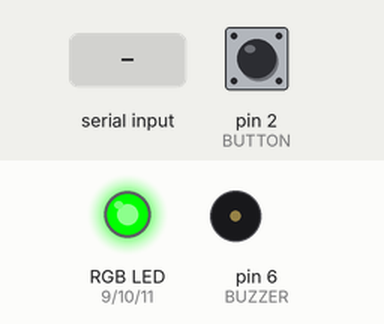
Simulated run of this sketch. Board: Arduino Uno, built with avr-gcc and run on an emulated ATmega328P. Parts: an RGB LED mixed from three pins (HIGH = lit), buzzer (waves = sounding). The test bench sets the inputs (shaded band); at power-on: pin 2 (BUTTON) HIGH. Dim RGB values are drawn brighter than linear; pins used as bus, display or sensor lines are not drawn.

Above: at 2.8 s.
2.9 s: pin 2 (BUTTON) pulled LOW for 0.15 s
At 5.6 s:
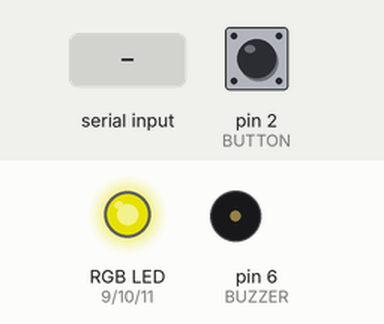
5.9 s: "normal\n" received over Serial
7.4 s: "warning\n" received over Serial
At 9.1 s:
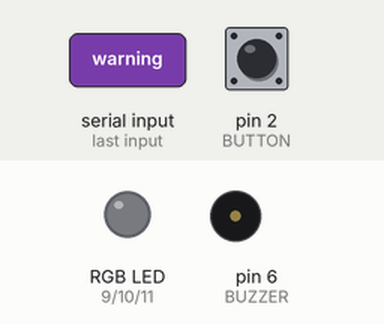
10.4 s: pin 2 (BUTTON) pulled LOW for 1 s
13.9 s: pin 2 (BUTTON) pulled LOW for 0.15 s
At 15.0 s:
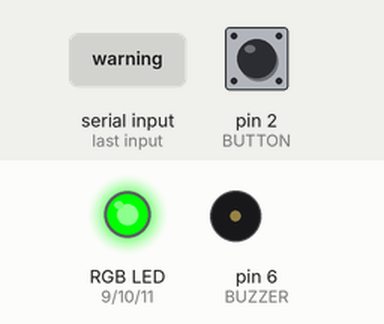
15.5 s: "critical\n" received over Serial
At 16.71 s:
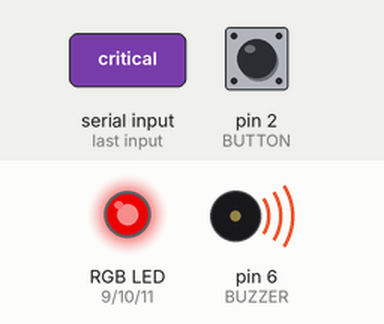
Timing chart, 0 to 19.5 s (numbered marks = the images above; inputs shaded):
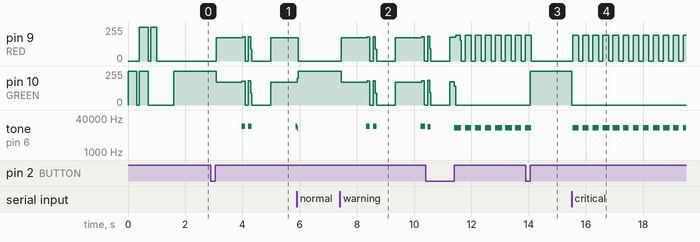

Measured:
- after the input at 2.9 s, tone on pin 6 (BUZZER): plays 16244 Hz for 0.12 s, 16194 Hz for 0.12 s, 16230 Hz for 0.03 s, starting after 1.1 s
- after the input at 7.4 s, tone on pin 6 (BUZZER): plays 16231 Hz for 0.12 s, 16194 Hz for 0.12 s, 16243 Hz for 0.16 s, starting after 0.93 s
- after the input at 13.9 s, pin 9 (RED): goes on until 14.1 s, then stays 0/255; pin 10 (GREEN): 0/255 → 255/255 after 0.15 s; tone on pin 6 (BUZZER): goes on until 14.1 s, then stays silent
- after the input at 15.5 s, pin 10 (GREEN): 255/255 → 0/255 at once; tone on pin 6 (BUZZER): alternates 13841 Hz for 0.20 s and silent for 0.15 s, starting after 0.05 s

The sketch:

device3_actuator.ino
```cpp
// Device 3 — Actuator Node (Sunny)
// Phase 2: Actuator Intelligence Layer
// Pins: RED=9, GREEN=10, BLUE=11, BUZZER=6, BUTTON=2

const int RED    = 9;
const int GREEN  = 10;
const int BLUE   = 11;
const int BUZZER = 6;
const int BUTTON = 2;

int alertLevel = 0;
bool lastButtonState = HIGH;
unsigned long lastDebounce = 0;
unsigned long patternTimer  = 0;
int patternStep = 0;

bool autoDemo = false;
unsigned long autoDemoTimer = 0;
unsigned long buttonHoldStart = 0;
bool holdTracking = false;

void setup() {
  Serial.begin(9600);
  pinMode(RED,    OUTPUT);
  pinMode(GREEN,  OUTPUT);
  pinMode(BLUE,   OUTPUT);
  pinMode(BUZZER, OUTPUT);
  pinMode(BUTTON, INPUT_PULLUP);
  startupSequence();
  startPattern();
}

void loop() {
  handleButton();
  handleAutoDemo();
  handleSerial();
  runPattern();
}

// ─── State change helper (resets pattern cleanly) ────────────────────────────
void setLevel(int level) {
  if (level == alertLevel) return;
  alertLevel = level;
  startPattern();
}

void startPattern() {
  patternStep  = 0;
  patternTimer = millis(); // must be current time, NOT 0
  allOff();
}

// ─── Startup: quick LED/buzzer self-test confirms wiring ─────────────────────
void startupSequence() {
  // Green flash
  digitalWrite(GREEN, HIGH); delay(300); digitalWrite(GREEN, LOW); delay(100);
  // Yellow flash
  digitalWrite(RED, HIGH); digitalWrite(GREEN, HIGH); delay(300);
  allOff(); delay(100);
  // Red + beep
  digitalWrite(RED, HIGH); digitalWrite(BUZZER, HIGH); delay(200);
  allOff(); delay(100);
  digitalWrite(BUZZER, HIGH); delay(200);
  allOff(); delay(300);
}

// ─── Button: short press = cycle state, long press (2s) = toggle auto-demo ───
void handleButton() {
  bool current = digitalRead(BUTTON);
  unsigned long now = millis();

  // Detect press start
  if (current == LOW && lastButtonState == HIGH) {
    buttonHoldStart = now;
    holdTracking    = true;
  }

  // Detect long-hold (2s) → toggle auto-demo
  if (holdTracking && current == LOW && now - buttonHoldStart >= 2000) {
    holdTracking = false;
    lastDebounce = now;
    autoDemo = !autoDemo;
    if (autoDemo) {
      autoDemoTimer = now; // start cycling immediately on next step
      setLevel(0);         // reset to normal when entering auto-demo
    }
  }

  // Detect short press release → cycle state (only if not a long press)
  if (current == HIGH && lastButtonState == LOW && holdTracking) {
    holdTracking = false;
    if (now - lastDebounce > 200) {
      lastDebounce = now;
      autoDemo = false;    // manual press cancels auto-demo
      setLevel((alertLevel + 1) % 3);
    }
  }

  lastButtonState = current;
}

// ─── Auto-demo: advance state every 4 seconds ────────────────────────────────
void handleAutoDemo() {
  if (!autoDemo) return;
  if (millis() - autoDemoTimer >= 4000) {
    autoDemoTimer = millis();
    setLevel((alertLevel + 1) % 3);
  }
}

// ─── Serial: receive "normal" / "warning" / "critical" from bridge ───────────
void handleSerial() {
  if (!Serial.available()) return;
  String cmd = Serial.readStringUntil('\n');
  cmd.trim();
  if      (cmd == "normal")   setLevel(0);
  else if (cmd == "warning")  setLevel(1);
  else if (cmd == "critical") setLevel(2);
}

// ─── Pattern runner (non-blocking) ───────────────────────────────────────────
//  NORMAL   — solid green, silent          → clearly "all good"
//  WARNING  — slow yellow blink + pip-pip  → "pay attention"
//  CRITICAL — fast red strobe + buzzer     → "emergency"

void runPattern() {
  unsigned long now = millis();

  switch (alertLevel) {

    case 0: // NORMAL — solid green
      digitalWrite(GREEN, HIGH);
      digitalWrite(RED,    LOW);
      digitalWrite(BLUE,   LOW);
      digitalWrite(BUZZER, LOW);
      break;

    case 1: { // WARNING — yellow blink + double-beep
      static const unsigned long W[] = {900, 100, 120, 100, 680};
      if (now - patternTimer >= W[patternStep]) {
        patternTimer = now;
        patternStep  = (patternStep + 1) % 5;
      }
      allOff();
      switch (patternStep) {
        case 0: // yellow LED steady
          digitalWrite(RED, HIGH); digitalWrite(GREEN, HIGH); break;
        case 1: // first beep (yellow + buzz)
          digitalWrite(RED, HIGH); digitalWrite(GREEN, HIGH);
          digitalWrite(BUZZER, HIGH); break;
        case 2: // silent gap between beeps
          break;
        case 3: // second beep (yellow + buzz)
          digitalWrite(RED, HIGH); digitalWrite(GREEN, HIGH);
          digitalWrite(BUZZER, HIGH); break;
        case 4: // dark pause before repeat
          break;
      }
      break;
    }

    case 2: { // CRITICAL — fast red strobe + pulsing buzzer
      static const unsigned long C[] = {200, 150};
      if (now - patternTimer >= C[patternStep % 2]) {
        patternTimer = now;
        patternStep++;
      }
      allOff();
      if (patternStep % 2 == 0) {
        digitalWrite(RED,    HIGH);
        digitalWrite(BUZZER, HIGH);
      }
      break;
    }
  }
}

// ─── Helpers ─────────────────────────────────────────────────────────────────
void allOff() {
  digitalWrite(RED,    LOW);
  digitalWrite(GREEN,  LOW);
  digitalWrite(BLUE,   LOW);
  digitalWrite(BUZZER, LOW);
}

void applyNormal() {
  digitalWrite(RED, LOW); digitalWrite(GREEN, HIGH);
  digitalWrite(BLUE, LOW); digitalWrite(BUZZER, LOW);
}
```
